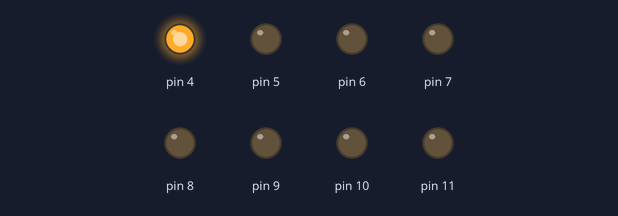
Recording of a sketch running on a simulated Arduino Uno, built with avr-gcc and run on an emulated ATmega328P. Shown: output pins drawn as LEDs (lit = HIGH).

Above: at 0.1 s.
At 0.7 s:
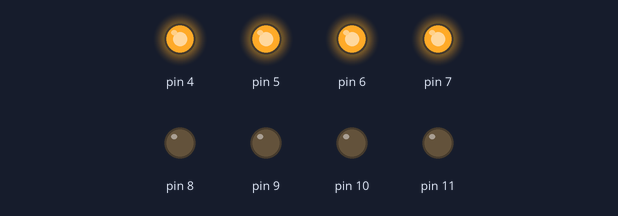
At 1.1 s:
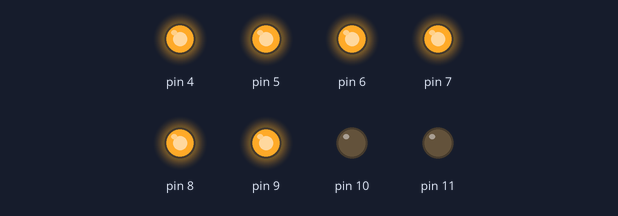
At 1.5 s:
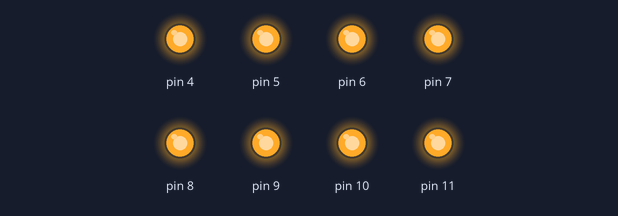
At 2.3 s:
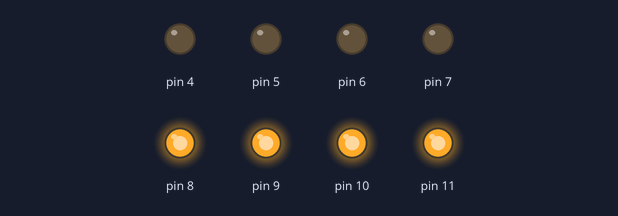
At 3.1 s:
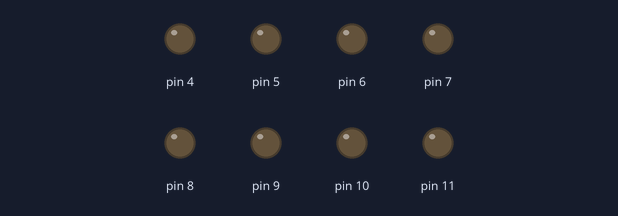
Timing chart, 0 to 4.6 s (numbered marks = the images above):
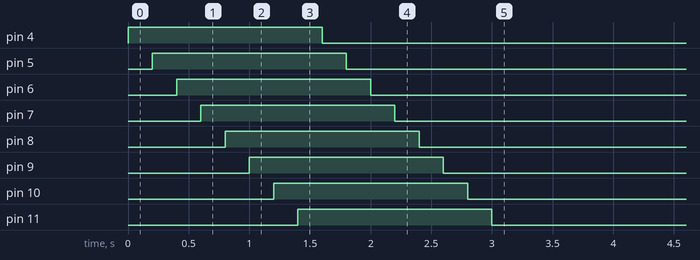

The sketch:

test_relay.ino
```cpp
void setup() {
  // put your setup code here, to run once:
  for (int i = 4; i <= 11; i++) pinMode(i, OUTPUT);

  for (int i = 4; i <= 11; i++) {
    digitalWrite(i, HIGH);
    delay(200);
  }
  for (int i = 4; i <= 11; i++) {
    digitalWrite(i, LOW);
    delay(200);
  }
}

void loop() {
  // put your main code here, to run repeatedly:


}
```
